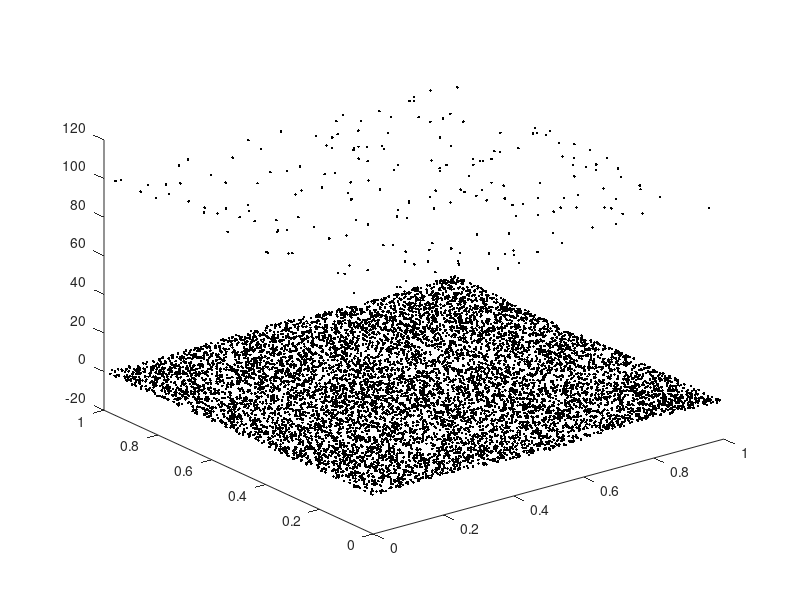

MATLAB code to generate this figure: (Note: this script raises an error after producing the figure.)
n = 10000;
x = rand(n,1);
y = rand(n,1);
% generate data with outliers
z = sin(10 * x) .* cos(10 * y) + 0.1 * randn(n,1) + (rand(n,1) > 0.98) * 100;

plot3(x,y,z,'k.');

h = 1/160;
[xx,yy] = meshgrid(0:h:1,0:h:1);


tic;
[d,c] = binning([x y z],1/50,300);
toc;

tic;
fit2 = makefit(d(:,1),d(:,2),d(:,3),0.1,c);
toc;

tic;
surf(xx,yy,fit2(xx,yy));
toc;

tic;
fit = makefit(x,y,z,0.1);
toc;

%tic;
%surf(xx,yy,fit(xx,yy));
%toc;

